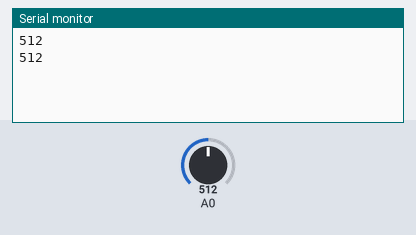
Bench run of a sketch on a simulated Arduino Uno, built with avr-gcc and run on an emulated ATmega328P. On the bench: the last lines printed to the serial monitor. The test bench sets the inputs (shaded band); at power-on: A0 = 512.

Above: at 10.4 s.
10.5 s: A0 set to 716
At 19.9 s:
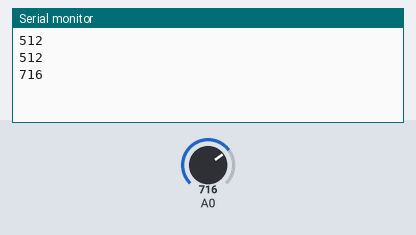
20.1 s: A0 set to 900
At 29.7 s:
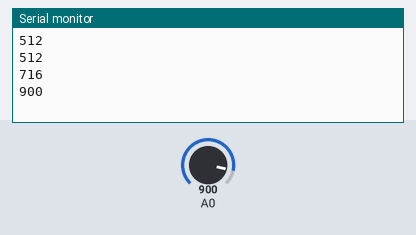
Timing chart, 0 to 31.2 s (numbered marks = the images above; inputs shaded):
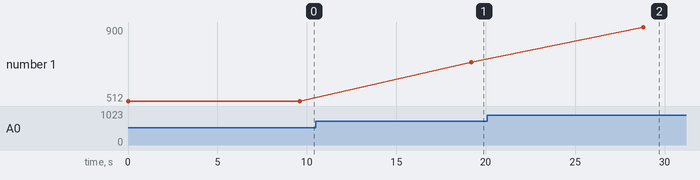

The sketch:

analog_reader.ino
```cpp
/*
    AnalogReadSerial
    Reads an analog input on pin a0, prints the result to the serial monitor
*/

void setup() {
    // initialize the serial communication at 9600 bits per second
    Serial.begin(9600);
}

void loop() {
    // the loop routine runs over and over again forever
    int sensorValue = analogRead(A0);
    Serial.println(sensorValue);
    delay(9600); // delay in between reads for stability
}
```

Measured:
- after the input at 10.5 s, the serial monitor: prints a new line after 8.7 s (image 1)
- after the input at 20.1 s, the serial monitor: prints a new line after 8.7 s (image 2)
- plotted number 1: 512 → 716 after the input at 10.5 s, 716 → 900 after the input at 20.1 s
